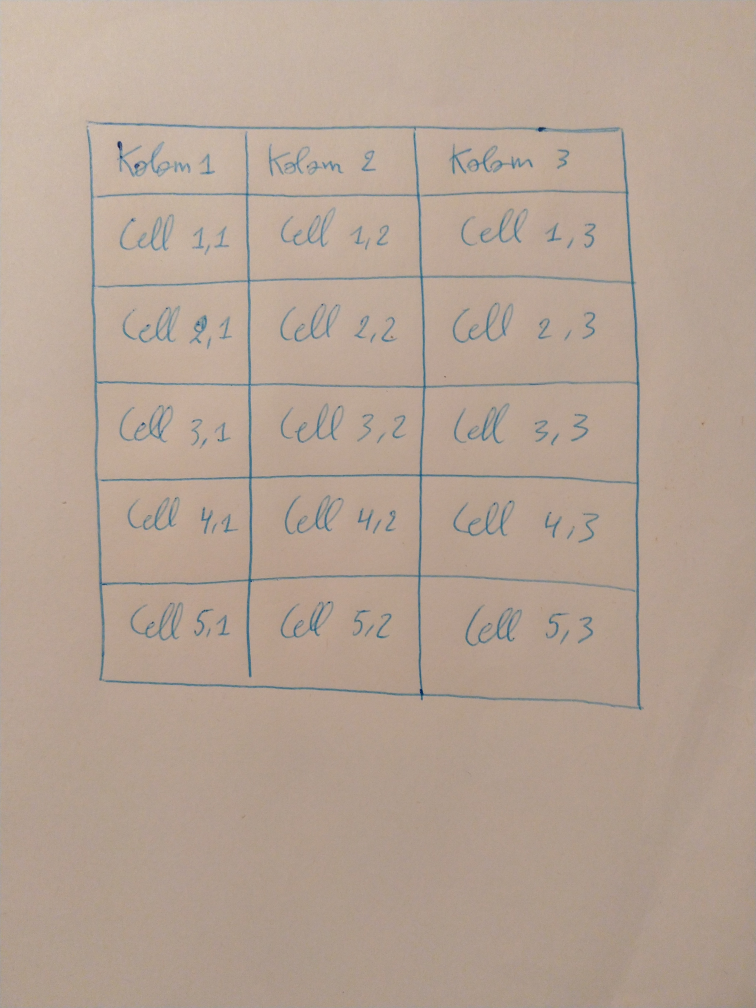
#> input picture datasets/all_tables/19.jpg, 3024 x 4032 px (shown at 1/4 size)
$ python -i borderFunc.py   (imports and definitions only)
#> lines starting #> are read from the running program, lines starting #| are printed output that depends on the picture; after the words box and inside, x2 and y2 are one past the last pixel; in counts of white or black regions, pixels touching at a corner belong together
#> further down, picture is the input picture: shape (4032, 3024, 3); mean B, G, R 148.6, 162.8, 181.3
from domain.table_detection.Functions.line_detection import line_detection
import cv2

##################  Functions required for Border table Recognition #################

## Return the intersection of lines only if intersection is present ##
# Input : x1, y1, x2, y2, x3, y3, x4, y4 (1: vertical, 2: horizontal)
# Output : (x,y) Intersection point
# [110 lines left out: functions line_intersection, extract_table, not called in this run]

def findX(X,x):
    return X.index(x)
def findY(Y,y):
    return Y.index(y)

# [7 lines left out: function span, not called in this run]


def extractText(img):
    gray = cv2.cvtColor(img, cv2.COLOR_BGR2GRAY)
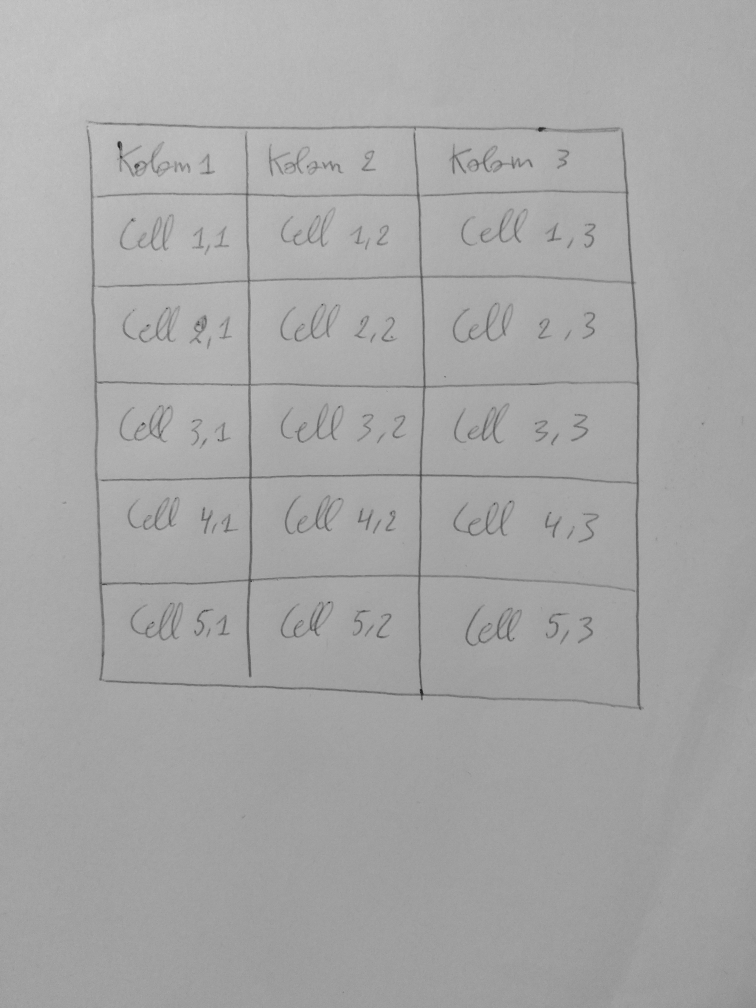
#> gray: shape (4032, 3024) (shown at 1/4 size); min 10, max 213, mean 166.7
    _, thresh1 = cv2.threshold(gray, 0, 255, cv2.THRESH_OTSU | cv2.THRESH_BINARY_INV)
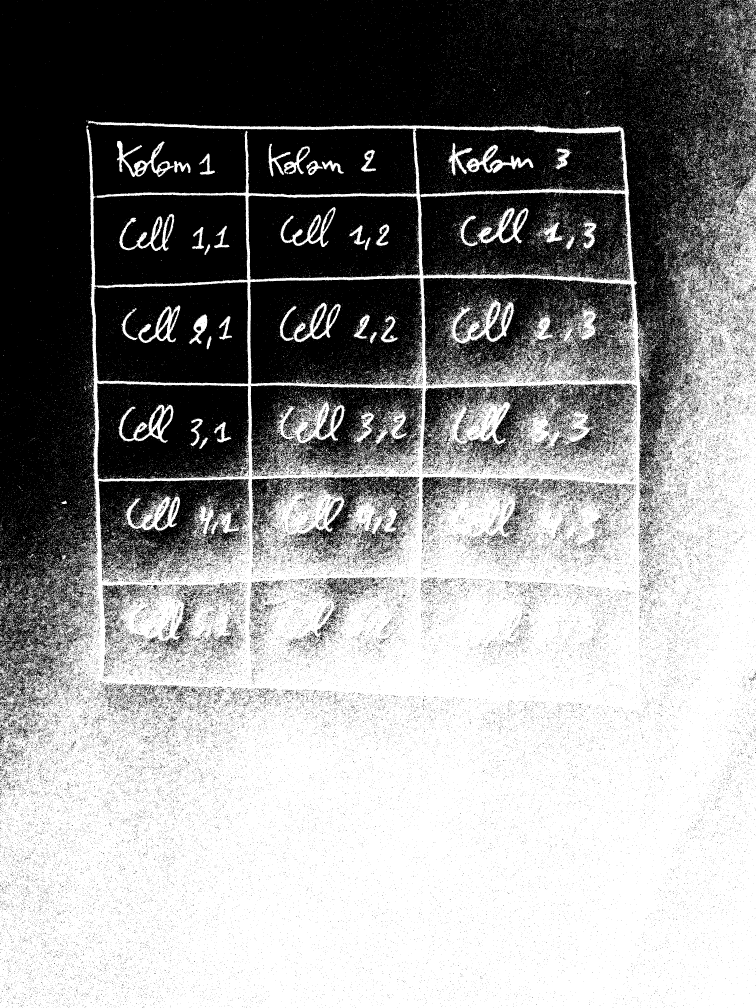
#> thresh1: shape (4032, 3024) (shown at 1/4 size); 55.9% white; 89564 black regions (86504 under 20 px)
    # cv2_imshow(thresh1)
    rect_kernel = cv2.getStructuringElement(cv2.MORPH_RECT, (1, 1))
    dilation = cv2.dilate(thresh1, rect_kernel, iterations = 2)
    contours, _ = cv2.findContours(dilation, cv2.RETR_EXTERNAL,cv2.CHAIN_APPROX_NONE)
#> contours = 29762 contours, 29286 with area under 20; largest, box (x1, y1, x2, y2) and area: (0, 483, 3024, 4032) 9217050, (467, 563, 696, 708) 9654, (1136, 585, 1240, 697) 3983, (2972, 267, 3024, 417) 2498, (1074, 575, 1164, 706) 2414
    im2 = img.copy()
    mx,my,mw,mh = float('Inf'),float('Inf'),-1,-1
    for cnt in contours:
        x, y, w, h = cv2.boundingRect(cnt)
        # print(im2.shape)
        if x<2 or y<2 or (x+w>=im2.shape[1]-1 and y+h>=im2.shape[0]-1) or w>=im2.shape[1]-1 or h>=im2.shape[0]-1:
            continue
        if x<mx:
            mx = x
        if y<my:
            my = y
        if x+w>mw:
            mw = x+w
        if y+h>mh:
            mh = y+h
#> this loop made 29762 passes
#> (cnt, x, y, w, h, mx, my, mw) on pass 4: ([[6, 2950], [6, 2951], [7, 2952], [7, 2951]], 6, 2950, 2, 3, 6, 2950, 8)
#> (cnt, x, y, w, h, my, mw) on passes 41, 53, 54, 55: ([[95, 2725], [96, 2726], [96, 2725]], 95, 2725, 2, 2, 2725, 97), ([[116, 2702], [116, 2703]], 116, 2702, 1, 2, 2702, 117), ([[145, 2701], [146, 2702], [146, 2701]], 145, 2701, 2, 2, 2701, 147), ([[160, 2700], [161, 2700]], 160, 2700, 2, 1, 2700, 162)
#> after the loop, mh = 2953; mw = 3024; mx = 2; my = 2
        # print(x, y, w, h)

    if mx !=float('Inf') and my !=float('Inf'):
        # Drawing a rectangle on copied image
        # rect = cv2.rectangle(im2, (mx+1, my), (mw-2, mh-2), (0, 255, 0), 1)
        # cv2_imshow(im2)
        return mx-2, my-2, mw+2, mh+2
    else :
        return None

>>> import cv2
>>> picture = cv2.imread('../../../datasets/all_tables/19.jpg')
>>> result = extractText(picture)
#> result = (0, 0, 3026, 2955)

$ run again, on datasets/all_tables/11.png
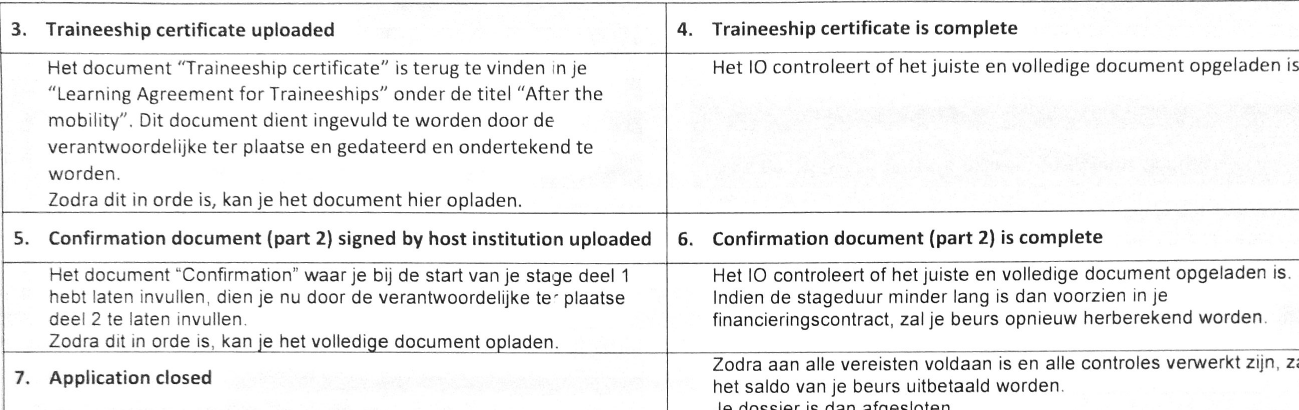
#> input picture datasets/all_tables/11.png, 1299 x 410 px
#> picture is the input picture: shape (410, 1299, 3); min 7, max 255, mean 238.1
#> in extractText, `_, thresh1 = cv2.threshold(gray, 0, 255, cv2.THRESH_OTSU | cv2.THRESH_..`:
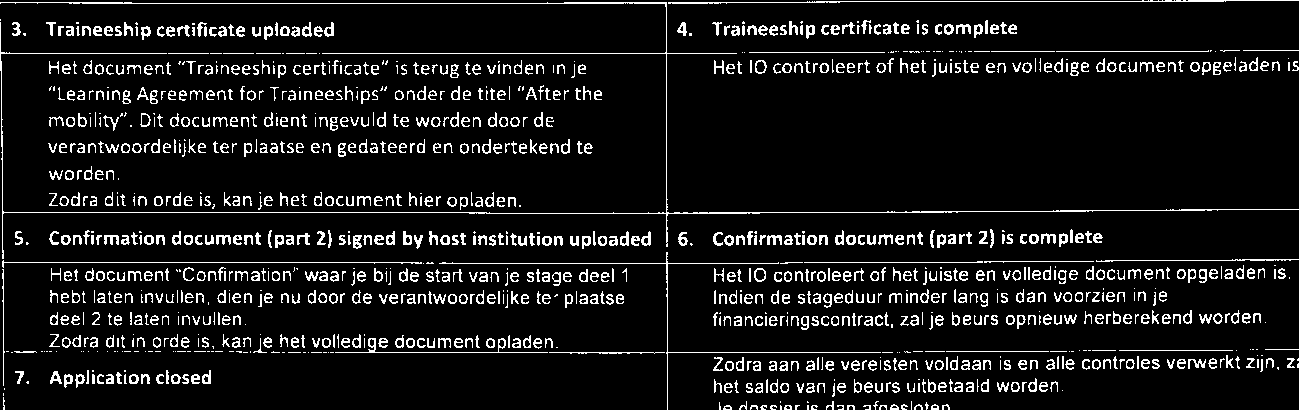
#> thresh1: shape (410, 1299); 8.9% white in thin lines or dots
#> contours = 1165 contours, 608 with area under 20; largest, box (x1, y1, x2, y2) and area: (0, 2, 1299, 259) 455, (668, 0, 1299, 4) 136, (335, 338, 548, 353) 133, (754, 268, 766, 282) 123, (755, 60, 767, 74) 119
#> the loop in extractText, `for cnt in contours:` made 1165 passes
#> (x, y, w, h, mx, my, mw, mh) on pass 1: (879, 405, 8, 5, 879, 405, 887, 410)
#> after the loop in extractText, `for cnt in contours:`: mh = 410; mw = 1299; mx = 2; my = 20
#> result = (0, 18, 1301, 412)
